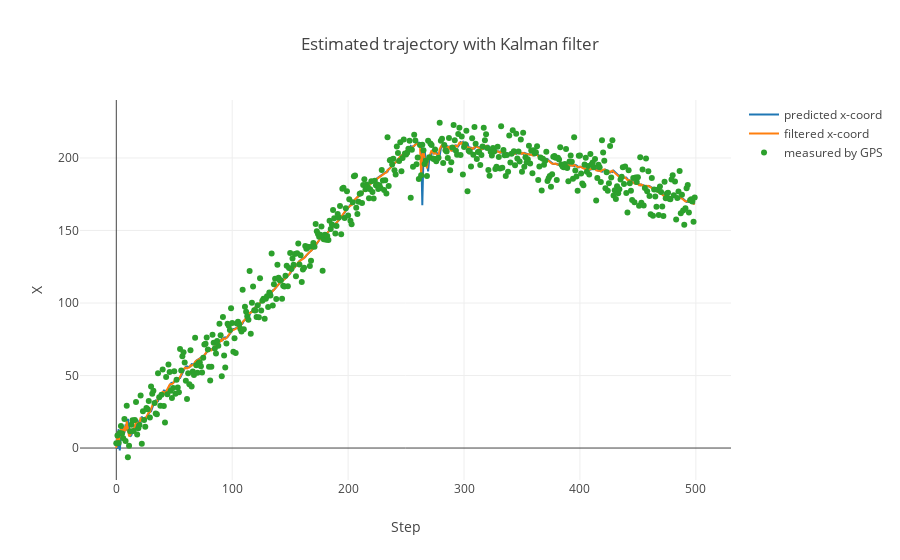

The notebook cell this image was saved under:
### Code cell
data = [
    go.Scatter(
        y = X[:, 0],
        name='predicted x-coord',
    ),
    go.Scatter(
        y = X_[:, 0],
        name='filtered x-coord',
    ),
    go.Scatter(
        y = msr_x,
        name='measured by GPS',
        mode='markers'
    ),
]

layout= go.Layout(
    title= 'Estimated trajectory with Kalman filter',
    xaxis= dict(
        title= 'Step',
    ),
    yaxis=dict(
        title= 'X',
    ),
    showlegend= True
)
fig= go.Figure(data=data, layout=layout)
iplot(fig)

### Figure 1 — Plotly figure (JSON) as saved in the notebook; plotly's stock layout.template omitted (floating-point values rounded to 4 significant figures; data arrays with more than 128 entries replaced by an {"elided": "..."} marker saying what was removed)
{"data": [{"name": "predicted x-coord", "type": "scatter", "uid": "eca0f24f-d882-11e8-a6ac-784f43690045", "y": {"elided": "500 float values"}}, {"name": "filtered x-coord", "type": "scatter", "uid": "eca0f4e3-d882-11e8-bc6b-784f43690045", "y": {"elided": "500 float values"}}, {"mode": "markers", "name": "measured by GPS", "type": "scatter", "uid": "eca0f687-d882-11e8-aa75-784f43690045", "y": {"elided": "500 float values"}}], "layout": {"showlegend": true, "title": "Estimated trajectory with Kalman filter", "xaxis": {"title": "Step"}, "yaxis": {"title": "X"}}}
